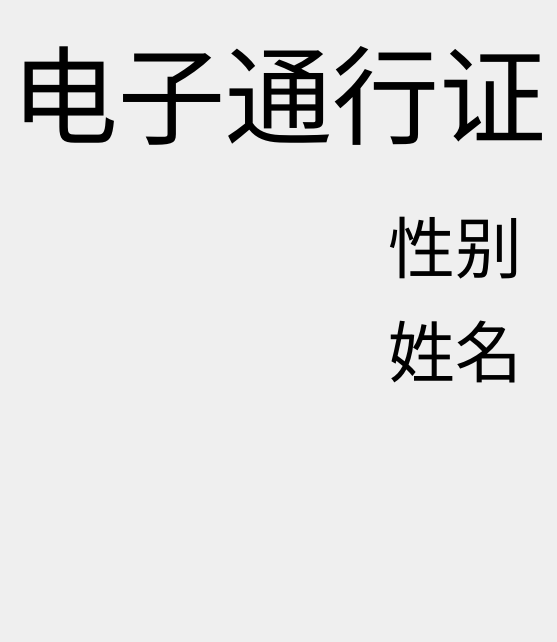
<?xml version="1.0" encoding="UTF-8"?>
<ui version="4.0">
 <class>Widget_Play_Music</class>
 <widget class="QWidget" name="Widget_Play_Music">
  <property name="enabled">
   <bool>true</bool>
  </property>
  <property name="geometry">
   <rect>
    <x>0</x>
    <y>0</y>
    <width>553</width>
    <height>543</height>
   </rect>
  </property>
  <property name="sizePolicy">
   <sizepolicy hsizetype="Expanding" vsizetype="Expanding">
    <horstretch>0</horstretch>
    <verstretch>0</verstretch>
   </sizepolicy>
  </property>
  <property name="windowTitle">
   <string>Widget_Play_Music</string>
  </property>
  <layout class="QVBoxLayout" name="verticalLayout">
   <item>
    <widget class="QLabel" name="label">
     <property name="font">
      <font>
       <pointsize>80</pointsize>
      </font>
     </property>
     <property name="text">
      <string>电子通行证</string>
     </property>
     <property name="alignment">
      <set>Qt::AlignCenter</set>
     </property>
    </widget>
   </item>
   <item>
    <widget class="QWidget" name="widget" native="true">
     <layout class="QGridLayout" name="gridLayout_5">
      <item row="0" column="0">
       <spacer name="horizontalSpacer_2">
        <property name="orientation">
         <enum>Qt::Horizontal</enum>
        </property>
        <property name="sizeType">
         <enum>QSizePolicy::Preferred</enum>
        </property>
        <property name="sizeHint" stdset="0">
         <size>
          <width>96</width>
          <height>20</height>
         </size>
        </property>
       </spacer>
      </item>
      <item row="0" column="1">
       <widget class="QWidget" name="widget_3" native="true">
        <property name="minimumSize">
         <size>
          <width>150</width>
          <height>210</height>
         </size>
        </property>
        <property name="maximumSize">
         <size>
          <width>400</width>
          <height>910</height>
         </size>
        </property>
        <layout class="QGridLayout" name="gridLayout_4">
         <item row="0" column="0">
          <widget class="QLabel" name="picLabel">
           <property name="sizePolicy">
            <sizepolicy hsizetype="Preferred" vsizetype="Preferred">
             <horstretch>0</horstretch>
             <verstretch>0</verstretch>
            </sizepolicy>
           </property>
           <property name="font">
            <font>
             <pointsize>18</pointsize>
            </font>
           </property>
           <property name="styleSheet">
            <string notr="true"/>
           </property>
           <property name="text">
            <string/>
           </property>
          </widget>
         </item>
        </layout>
       </widget>
      </item>
      <item row="0" column="2">
       <spacer name="horizontalSpacer">
        <property name="orientation">
         <enum>Qt::Horizontal</enum>
        </property>
        <property name="sizeType">
         <enum>QSizePolicy::Preferred</enum>
        </property>
        <property name="sizeHint" stdset="0">
         <size>
          <width>95</width>
          <height>20</height>
         </size>
        </property>
       </spacer>
      </item>
      <item row="0" column="3">
       <widget class="QWidget" name="widget_4" native="true">
        <property name="minimumSize">
         <size>
          <width>150</width>
          <height>0</height>
         </size>
        </property>
        <property name="maximumSize">
         <size>
          <width>1000</width>
          <height>16777215</height>
         </size>
        </property>
        <layout class="QGridLayout" name="gridLayout">
         <item row="0" column="0">
          <widget class="QLabel" name="genderLabel">
           <property name="font">
            <font>
             <pointsize>50</pointsize>
            </font>
           </property>
           <property name="text">
            <string>性别</string>
           </property>
          </widget>
         </item>
         <item row="1" column="0">
          <widget class="QLabel" name="nameLabel">
           <property name="font">
            <font>
             <family>Algerian</family>
             <pointsize>50</pointsize>
            </font>
           </property>
           <property name="text">
            <string>姓名</string>
           </property>
          </widget>
         </item>
        </layout>
       </widget>
      </item>
     </layout>
    </widget>
   </item>
   <item>
    <widget class="QWidget" name="widget_2" native="true">
     <property name="maximumSize">
      <size>
       <width>16777215</width>
       <height>500</height>
      </size>
     </property>
     <layout class="QGridLayout" name="gridLayout_2">
      <item row="0" column="0">
       <widget class="QLabel" name="resultLabel">
        <property name="enabled">
         <bool>true</bool>
        </property>
        <property name="font">
         <font>
          <pointsize>120</pointsize>
         </font>
        </property>
        <property name="styleSheet">
         <string notr="true"/>
        </property>
        <property name="text">
         <string/>
        </property>
        <property name="alignment">
         <set>Qt::AlignCenter</set>
        </property>
       </widget>
      </item>
     </layout>
    </widget>
   </item>
  </layout>
 </widget>
 <layoutdefault spacing="6" margin="11"/>
 <resources/>
 <connections/>
</ui>
